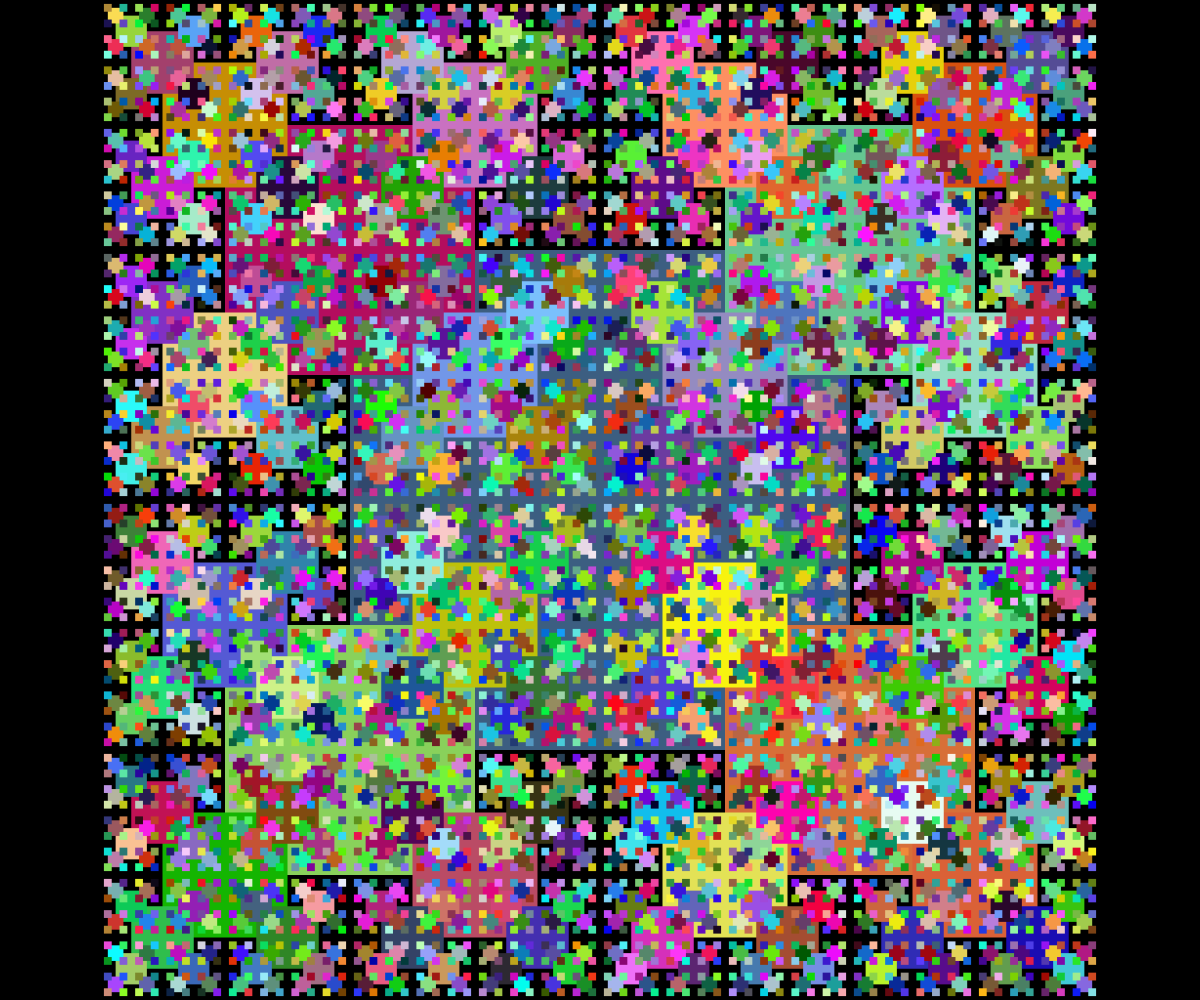
Frame 1 (no input)
Frame 60 (no input): identical to frame 1, image omitted
Frame 120 (the mouse pressed at the canvas centre since frame 60): identical to frame 1, image omitted

The p5.js sketch that drew this single still picture (run headless with seeded random() and noise() and a simulated clock; from frame 60 on, the mouse is pressed at the canvas centre):

// p5.js sketch
// ── sketch.js
// Project Title
// Your Name
// Date
//
// Extra for Experts:
// - describe what you did to take this project "above and beyond"


function setup() {
  createCanvas(windowWidth, windowHeight);
  rectMode(CENTER);
}

function draw() {
  background(0);
  randomSeed(1);
  squareFractal(width/2, height/2, height/2);
}

function squareFractal(x,y,sideL){
  fill(random(255),random(255),random(255));
  noStroke();
  square(x,y,sideL);

  if(sideL>10){
    squareFractal(x-sideL/2, y-sideL/2, sideL/2);
    squareFractal(x-sideL/2, y+sideL/2, sideL/2);
    squareFractal(x+sideL/2, y-sideL/2, sideL/2);
    squareFractal(x+sideL/2, y+sideL/2, sideL/2);
  }
}
